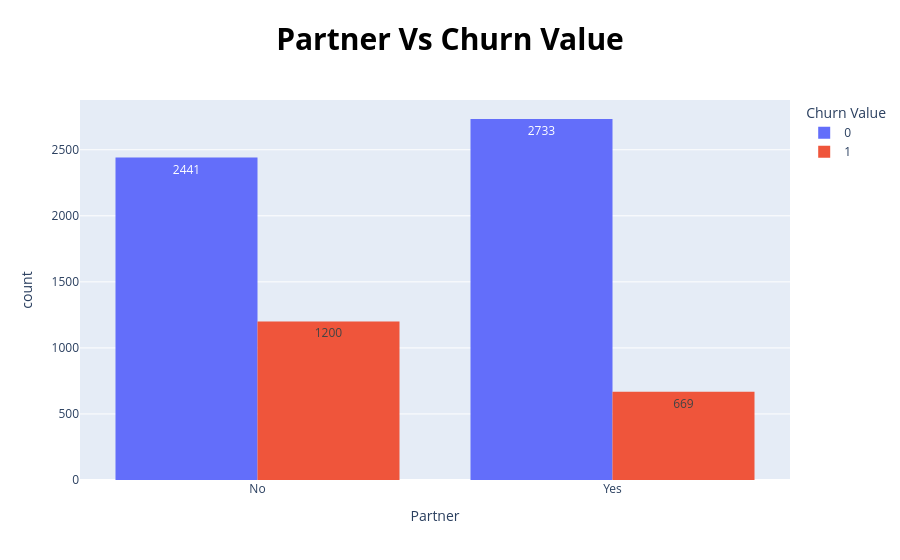

Notebook cell for this chart:
### Markdown cell above
- female customers that left is really close to male & the percentage of female customers is so close to male customers.
- there is something imacting both male and female customers in the same way

### Code cell
algorithm.pie_chart('Partner' , data_frame)
algorithm.bar_pixel_plot(data_frame , 'Partner' , 'Churn Value')

### Figure 1 — Plotly figure (JSON) as saved in the notebook; plotly's stock layout.template omitted (floating-point values rounded to 4 significant figures)
{"data": [{"alignmentgroup": "True", "bingroup": "x", "histfunc": "sum", "hovertemplate": "Churn Value=0<br>Partner=%{x}<br>sum of count=%{y}<extra></extra>", "legendgroup": "0", "marker": {"color": "#636efa", "pattern": {"shape": ""}}, "name": "0", "offsetgroup": "0", "orientation": "v", "showlegend": true, "texttemplate": "%{value}", "type": "histogram", "x": ["No", "Yes"], "xaxis": "x", "y": [2441, 2733], "yaxis": "y"}, {"alignmentgroup": "True", "bingroup": "x", "histfunc": "sum", "hovertemplate": "Churn Value=1<br>Partner=%{x}<br>sum of count=%{y}<extra></extra>", "legendgroup": "1", "marker": {"color": "#EF553B", "pattern": {"shape": ""}}, "name": "1", "offsetgroup": "1", "orientation": "v", "showlegend": true, "texttemplate": "%{value}", "type": "histogram", "x": ["No", "Yes"], "xaxis": "x", "y": [1200, 669], "yaxis": "y"}], "layout": {"barmode": "group", "legend": {"title": {"text": "Churn Value"}, "tracegroupgap": 0}, "title": {"font": {"color": "black", "size": 30}, "text": "<b>Partner Vs Churn Value", "x": 0.5}, "xaxis": {"anchor": "y", "domain": [0, 1], "title": {"text": "Partner"}}, "yaxis": {"anchor": "x", "domain": [0, 1], "title": {"text": "count"}}}}
